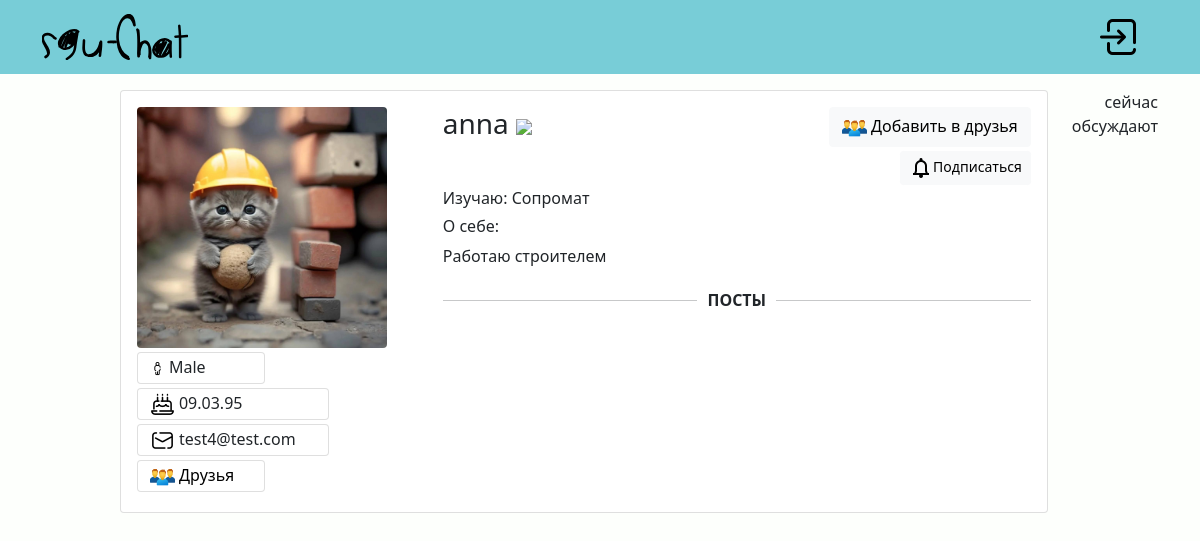
Screenshot of /u/anna?id=4 with the database file from the repository.
### tables this page shows
CREATE TABLE user(
    id INTEGER PRIMARY KEY AUTOINCREMENT,
    username VARCHAR(32) UNIQUE NOT NULL,
    email TEXT NOT NULL UNIQUE,
    password TEXT NOT NULL,
    create_date TIMESTAMP NOT NULL DEFAULT CURRENT_TIMESTAMP,
    avatar TEXT NULL,
    country TEXT NULL,
    birthday TEXT NULL,
    gender TEXT NULL,
    bio TEXT NULL,
    study TEXT NULL
);

### website/views/profile.py (the view, shortened to what this page needs)
@profile.route('/<username>', methods=['GET', 'POST'])
def profile_page(username):
    repository = RepositoryFactory()
    user_repo = repository.create_user_repository()
    user_id = session.get('user_id')
    arg = request.args.get('id')
    user_profile = user_repo.render_profile(username)
    posts = user_repo.user_posts(user_id)
    check_request = user_repo.check_request('recall', user_id, arg)
    check_sub = repository.create_post_repository().check_sub(user_id, arg)
    countries = user_repo.get_countries()
    return render_template('profile/profile.html', profile=user_profile, posts=posts, check_request=check_request,
                           check_sub=check_sub, countries=countries)

### website/auth.py (called while the page is built)
@auth.before_app_request
def load_logged_in_user():
    user_id = session.get('user_id')
    if user_id is None:
        g.user = None
    else:
        g.user = get_db().execute('SELECT * FROM user WHERE id = ?', (user_id,)).fetchone()

### website/db.py (called while the page is built)
def get_db():
    if 'db' not in g:
        g.db = sqlite3.connect(
            current_app.config['DATABASE'],
            detect_types=sqlite3.PARSE_DECLTYPES
        )
        g.db.row_factory = sqlite3.Row
    return g.db

### website/repo/repositories/post_repository.py (called while the page is built)
    def check_sub(self, user_id, subscription):
        return True if self.db.execute('SELECT * FROM subscribers WHERE user_id = ? AND subscription = ?',
                                       (user_id, subscription)).fetchone() is not None else False

### website/repo/repositories/user_repository.py (called while the page is built)
    def render_profile(self, username):
        return self.db.execute('SELECT * FROM user '
                               'JOIN countries ON user.id = countries.id '
                               'WHERE username = ?', (username,)).fetchone()

    def user_posts(self, user_id):
        return self.db.execute('SELECT * FROM post WHERE author_id = ? ORDER BY created DESC ', (user_id,)).fetchall()

    def check_request(self, f, friend_1, friend_2=None):
        if f == 'recall':
            return self.db.execute('SELECT * FROM friendlist WHERE status = ? AND friend_1 = ? AND friend_2 = ?',
                                   ('request', friend_1, friend_2)).fetchone()
        elif f == 'get':
            return self.db.execute('SELECT * FROM friendlist JOIN user ON friendlist.friend_1 = user.id '
                                   'WHERE status = ? AND friend_2 = ? ',
                                   ('request', friend_1)).fetchall()

    def get_countries(self):
        return self.db.execute('SELECT * FROM countries').fetchall()

### website/repo/repository_factory.py (called while the page is built)
    def create_post_repository(self):
        return PostRepository(self.db)

    def create_user_repository(self):
        return UserRepository(self.db)

### website/templates/profile/profile.html (shortened to what this page needs)
{% extends "base.html" %}{% block title %}Profile{% endblock %}
{% block content %}
<form method="POST" enctype="multipart/form-data">
<div class="card my-3" style="width:58rem;">
    <div class="card-body">
        <div class="row">
            <div class="col-4 text-start">
                {% if profile.avatar %}
                <img src="{{ url_for('static', filename='users_files/' + profile.avatar) }}" class="rounded" width="250">
                {% endif %}
                <div class="card my-1" style="height:2rem; width:8rem;">
                    <div class="card-body">
                        <p class="s-margin"><img src="{{ url_for('static', filename='img/man.png') }}"> {{profile.gender}}</p>
                    </div>
                </div>
                <div class="card my-1" style="height:2rem; width:12rem;">
                    <div class="card-body">
                        <p class="s-margin"><img src="{{ url_for('static', filename='img/cake.png') }}"> {{profile.birthday}}</p>
                    </div>
                </div>
                <div class="card my-1" style="height:2rem; width:12rem;">
                    <div class="card-body">
                        <p class="s-margin"><img src="{{ url_for('static', filename='img/mail.png') }}"> {{ profile.email }}</p>
                    </div>
                </div>
                <div class="card my-1" style="height:2rem; width:8rem;">
                    <div class="card-body">
                        <p class="s-margin"><img src="{{ url_for('static', filename='img/friends.png') }}"> <a class="aa" href="{{ url_for('friends.friendlist', id=profile.id) }}">Друзья</a></p>
                    </div>
                </div>
            </div>
            <div class="col text-start">
                <div class="row">
                    <div class="col-auto">
                        <h3>{{ profile.username }} <img src="https://www.flagistrany.ru/data/flags/emoji/openmoji/256x256/au.png" width="20"> </h3>
                    </div>
                    {% if g.user.username == profile.username %}
                    <div class="col text-end">
                        <button type="button" class="btn btn-light" data-bs-toggle="modal" data-bs-target="#settings"><img src="{{ url_for('static', filename='img/pencil.png') }}"> Редактировать профиль</button>
                    </div>
                    {% else %}
                    <div class="col text-end">
                        {% if check_request %}
                        <div class="col">
                            <button type="submit" class="btn btn-light" name="recall-request" value="{{ profile.id }}"><img src="{{ url_for('static', filename='img/friends.png') }}"> Отозвать заявку</button>
                        </div>
                        {% else %}
                        <div class="col">
                            <button type="submit" class="btn btn-light" name="call-request" value="{{ profile.id }}"><img src="{{ url_for('static', filename='img/friends.png') }}"> Добавить в друзья</button>
                        </div>
                        {% endif %}
                        <div class="col my-1">
                            {% if check_sub %}
                            <button type="submit" class="btn btn-sm btn-light" name="unsubscribe"><img src="{{ url_for('static', filename='img/bell.png') }}">Отписаться</button>
                            {% else %}
                            <button type="submit" class="btn btn-sm btn-light" name="subscribe"><img src="{{ url_for('static', filename='img/bell.png') }}">Подписаться</button>
                            {% endif %}
                        </div>
                    </div>
                    {% endif %}
                </div>
                <h6>Изучаю: {{profile.study}}</h6>
                <h6>О себе:</h6>
                <p>{{profile.bio}}</p>
                <div style="display: flex; align-items: center;">
                  <hr style="flex: 1;">
                  <p style="margin: 0; padding: 0 10px;" class="fw-bold">ПОСТЫ</p>
                  <hr style="flex: 1;">
                </div>
            </div>
        </div>
    </div>
</div>
</form>
{% endblock %}

### website/static/style.css (style rules this page uses)
html { font-size: 16px; background-color: #00000; }
body { font-family: 'Caveat', cursive; }
.aa { text-decoration: none; color: #000000; }
.s-margin { margin-top: -14px; margin-left: -4px; }

### rows the page displays
user: avatar (picture), gender "Male", birthday "09.03.95", email "test4@test.com", username "anna", study "Сопромат", bio "Работаю строителем"
